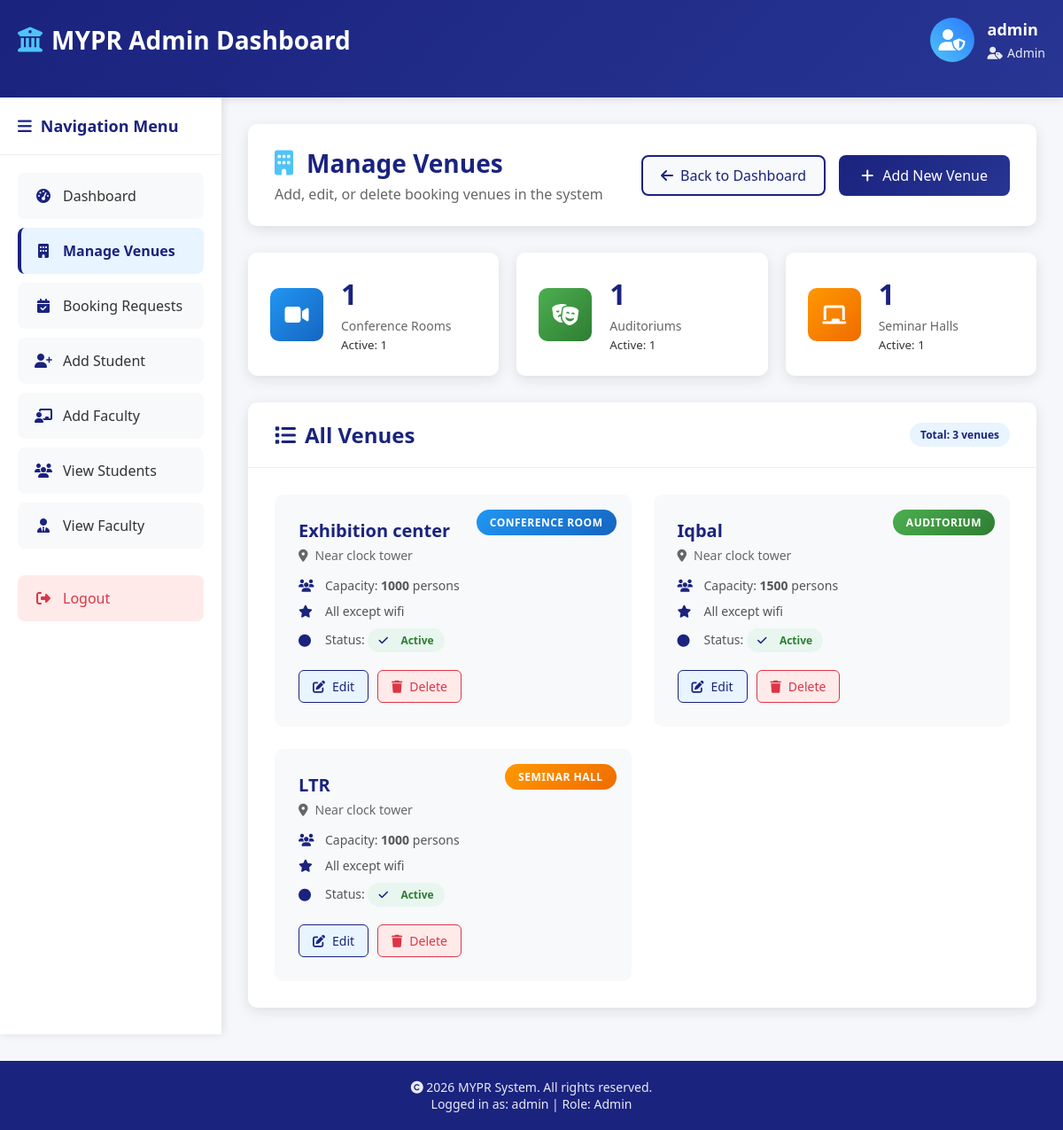
The page /Admin/manage_venues.php (signed in) on the database its author committed.
### tables this page shows
CREATE TABLE `booking_venues` (
  `venue_id` int(11) NOT NULL,
  `name` varchar(100) NOT NULL,
  `type` enum('conference_room','auditorium','seminar_hall') NOT NULL,
  `capacity` int(11) NOT NULL,
  `location` varchar(255) DEFAULT NULL,
  `amenities` text DEFAULT NULL,
  `status` enum('active','inactive') DEFAULT 'active',
  `created_at` timestamp NOT NULL DEFAULT current_timestamp(),
  `admin_id` int(11) DEFAULT NULL
);

### Admin/manage_venues.php (the view, shortened to what this page needs)
<?php
include('../db_connect.php');
$venues_query = "SELECT * FROM booking_venues ORDER BY type, name";
$venues_result = mysqli_query($conn, $venues_query);
$count_query = "SELECT type, COUNT(*) as count,
                SUM(CASE WHEN status = 'active' THEN 1 ELSE 0 END) as active_count
                FROM booking_venues
                GROUP BY type";
$count_result = mysqli_query($conn, $count_query);
$venue_counts = [];
while ($row = mysqli_fetch_assoc($count_result)) {
    $venue_counts[$row['type']] = $row;
}
?>
<!DOCTYPE html>
<html lang="en">
<head>
    <link rel="stylesheet" href="https://cdnjs.cloudflare.com/ajax/libs/font-awesome/6.4.0/css/all.min.css">
</head>
<body>
    <div class="dashboard-header">
        <div class="header-top">
            <div class="logo-container">
                <h1><i class="fas fa-university"></i> MYPR Admin Dashboard</h1>
            </div>
            <div class="user-info">
                <div class="user-avatar">
                    <i class="fas fa-user-shield"></i>
                </div>
                <div class="user-details">
                    <h3><?php echo htmlspecialchars($_SESSION['name'] ?? 'Admin'); ?></h3>
                    <p><i class="fas fa-user-tag"></i> <?php echo ucfirst($_SESSION['role']); ?></p>
                </div>
            </div>
        </div>
    </div>
    <div class="dashboard-content">
        <div class="dashboard-sidebar">
            <div class="sidebar-title">
                <h3><i class="fas fa-bars"></i> Navigation Menu</h3>
            </div>
            <div class="dashboard-menu">
                <a href="index.php">
                    <i class="fas fa-tachometer-alt"></i>
                    <span>Dashboard</span>
                </a>
                <a href="manage_venues.php" class="active">
                    <i class="fas fa-building"></i>
                    <span>Manage Venues</span>
                </a>
                <a href="manage_bookings.php">
                    <i class="fas fa-calendar-check"></i>
                    <span>Booking Requests</span>
                </a>
                <a href="add_student.php">
                    <i class="fas fa-user-plus"></i>
                    <span>Add Student</span>
                </a>
                <a href="add_faculty.php">
                    <i class="fas fa-chalkboard-teacher"></i>
                    <span>Add Faculty</span>
                </a>
                <a href="view_students.php">
                    <i class="fas fa-users"></i>
                    <span>View Students</span>
                </a>
                <a href="view_faculty.php">
                    <i class="fas fa-user-tie"></i>
                    <span>View Faculty</span>
                </a>
                <a href="../logout.php" class="logout">
                    <i class="fas fa-sign-out-alt"></i>
                    <span>Logout</span>
                </a>
            </div>
        </div>
        <div class="dashboard-main">
            <div class="page-header">
                <div>
                    <h1><i class="fas fa-building"></i> Manage Venues</h1>
                    <p style="color: #666; margin-top: 5px;">Add, edit, or delete booking venues in the system</p>
                </div>
                <div class="header-actions">
                    <a href="index.php" class="btn-secondary">
                        <i class="fas fa-arrow-left"></i> Back to Dashboard
                    </a>
                    <button class="btn-primary" onclick="openAddModal()">
                        <i class="fas fa-plus"></i> Add New Venue
                    </button>
                </div>
            </div>
            <div class="stats-cards">
                <div class="stat-card">
                    <div class="stat-icon conference">
                        <i class="fas fa-video"></i>
                    </div>
                    <div class="stat-info">
                        <h3><?php echo $venue_counts['conference_room']['count'] ?? 0; ?></h3>
                        <p>Conference Rooms</p>
                        <small>Active: <?php echo $venue_counts['conference_room']['active_count'] ?? 0; ?></small>
                    </div>
                </div>
                <div class="stat-card">
                    <div class="stat-icon auditorium">
                        <i class="fas fa-theater-masks"></i>
                    </div>
                    <div class="stat-info">
                        <h3><?php echo $venue_counts['auditorium']['count'] ?? 0; ?></h3>
                        <p>Auditoriums</p>
                        <small>Active: <?php echo $venue_counts['auditorium']['active_count'] ?? 0; ?></small>
                    </div>
                </div>
                <div class="stat-card">
                    <div class="stat-icon seminar">
                        <i class="fas fa-chalkboard"></i>
                    </div>
                    <div class="stat-info">
                        <h3><?php echo $venue_counts['seminar_hall']['count'] ?? 0; ?></h3>
                        <p>Seminar Halls</p>
                        <small>Active: <?php echo $venue_counts['seminar_hall']['active_count'] ?? 0; ?></small>
                    </div>
                </div>
            </div>
            <div class="venues-container">
                <div class="venues-header">
                    <h2><i class="fas fa-list"></i> All Venues</h2>
                    <span class="status-badge" style="background: #e8f4ff; color: #1a237e;">
                        Total: <?php echo mysqli_num_rows($venues_result); ?> venues
                    </span>
                </div>
                <div class="venues-body">
                    <?php if (mysqli_num_rows($venues_result) > 0): ?>
                        <div class="venues-grid">
                            <?php
                            mysqli_data_seek($venues_result, 0);
                            while ($venue = mysqli_fetch_assoc($venues_result)):
                                $type_class = '';
                                if ($venue['type'] == 'conference_room') $type_class = 'conference';
                                elseif ($venue['type'] == 'auditorium') $type_class = 'auditorium';
                                else $type_class = 'seminar';
                            ?>
                            <div class="venue-card">
                                <span class="venue-type-badge <?php echo $type_class; ?>">
                                    <?php echo ucwords(str_replace('_', ' ', $venue['type'])); ?>
                                </span>
                                <div class="venue-content">
                                    <div class="venue-header">
                                        <h3 class="venue-title"><?php echo htmlspecialchars($venue['name']); ?></h3>
                                        <div class="venue-location">
                                            <i class="fas fa-map-marker-alt"></i>
                                            <?php echo htmlspecialchars($venue['location']); ?>
                                        </div>
                                    </div>
                                    <div class="venue-details">
                                        <div class="venue-detail">
                                            <i class="fas fa-users"></i>
                                            <span>Capacity: <strong><?php echo $venue['capacity']; ?></strong> persons</span>
                                        </div>
                                        <?php if ($venue['amenities']): ?>
                                        <div class="venue-detail">
                                            <i class="fas fa-star"></i>
                                            <span><?php echo htmlspecialchars($venue['amenities']); ?></span>
                                        </div>
                                        <?php endif; ?>
                                        <div class="venue-detail">
                                            <i class="fas fa-circle"></i>
                                            <span>Status:
                                                <span class="status-badge <?php echo ($venue['status'] == 'active') ? 'status-active' : 'status-inactive'; ?>">
                                                    <i class="fas fa-<?php echo ($venue['status'] == 'active') ? 'check' : 'pause'; ?>"></i>
                                                    <?php echo ucfirst($venue['status']); ?>
                                                </span>
                                            </span>
                                        </div>
                                    </div>
                                    <div class="venue-actions">
                                        <a href="?edit=<?php echo $venue['venue_id']; ?>" class="btn-action btn-edit">
                                            <i class="fas fa-edit"></i> Edit
                                        </a>
                                        <a href="?delete=<?php echo $venue['venue_id']; ?>"
                                           class="btn-action btn-delete"
                                           onclick="return confirm('Are you sure you want to delete this venue?')">
                                            <i class="fas fa-trash"></i> Delete
                                        </a>
                                    </div>
                                </div>
                            </div>
                            <?php endwhile; ?>
                        </div>
                    <?php endif; ?>
                </div>
            </div>
        </div>
    </div>
    <div class="dashboard-footer">
        <p><i class="fas fa-copyright"></i> <?php echo date('Y'); ?> MYPR System. All rights reserved.</p>
        <p>Logged in as: <?php echo htmlspecialchars($_SESSION['username'] ?? 'Admin'); ?> | Role: <?php echo ucfirst($_SESSION['role']); ?></p>
    </div>
</body>
</html>

### rows shown on the page
booking_venues: type "CONFERENCE ROOM", name "Exhibition center", location "Near clock tower", capacity "1000", amenities "All except wifi", status "Active"
booking_venues: type "AUDITORIUM", name "Iqbal", location "Near clock tower", capacity "1500", amenities "All except wifi", status "Active"
booking_venues: type "SEMINAR HALL", name "LTR", location "Near clock tower", capacity "1000", amenities "All except wifi", status "Active"

### other values the page prints
$_SESSION['name'] "admin"
$_SESSION['role'] "Admin"
$venue_counts['conference_room']['count'] "1"
$venue_counts['conference_room']['active_count'] "1"
$venue_counts['auditorium']['count'] "1"
$venue_counts['auditorium']['active_count'] "1"
$venue_counts['seminar_hall']['count'] "1"
$venue_counts['seminar_hall']['active_count'] "1"
mysqli_num_rows($venues_result) "3"
$_SESSION['username'] "admin"
